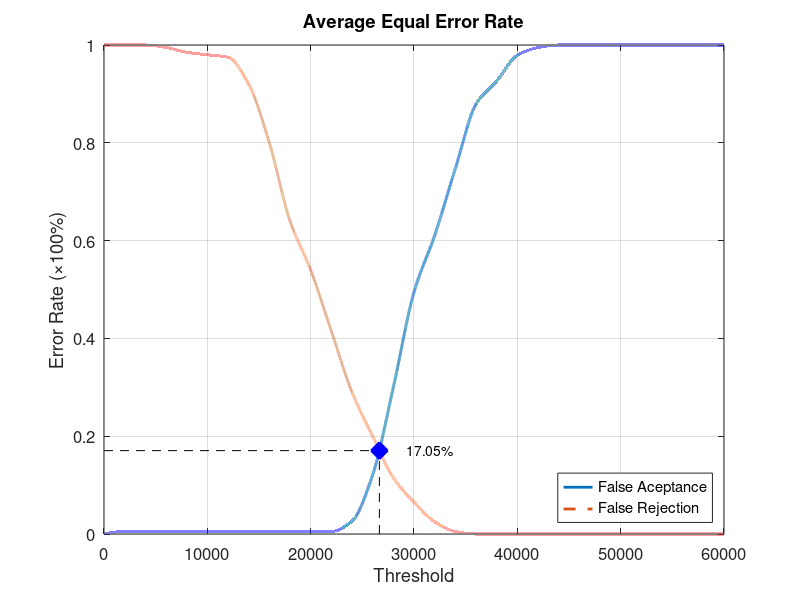
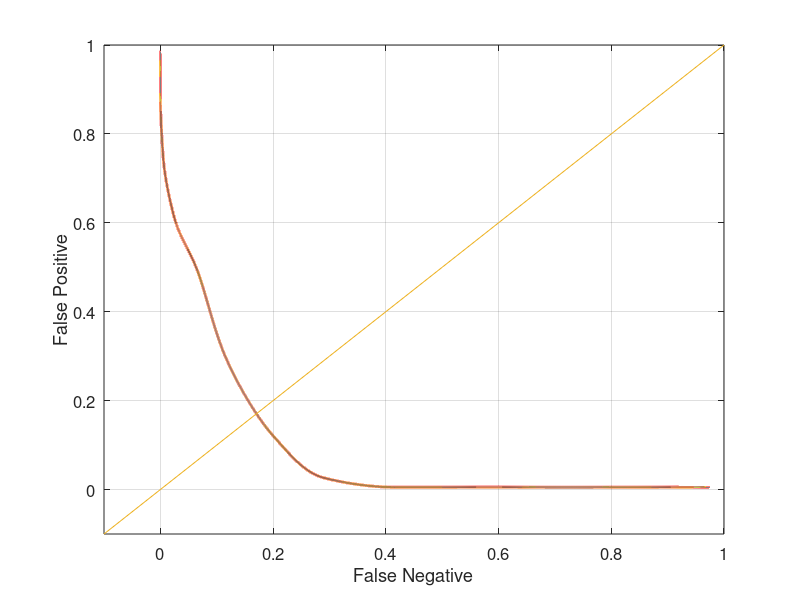

The MATLAB source for these figures, in order:
function yEER = Database1_4
close all;
clear;
clc;
x = 0:2000:60000;
xq = 0:0.5:60000;

y0 = [0 0.00526316 0.00526316 0.00526316 0.00526316 0.00526316 0.00526316 0.00526316 0.00526316 0.00526316 0.00526316 0.00526316 0.0263158 0.121053 0.3 0.494737 0.610526 0.747368 0.878947 0.926316 0.978947 0.994737 1 1 1 1 1 1 1 1 1];
yy0 = interp1(x, y0, xq, 'pchip');
y1 = [1 1 1 0.995 0.985 0.98 0.975 0.92 0.8 0.64 0.54 0.415 0.29 0.2 0.115 0.065 0.025 0.005 0 0 0 0 0 0 0 0 0 0 0 0 0];
yy1 = interp1(x, y1, xq, 'pchip');

% Calculating EER: 
y2 = abs(y0 - y1);
find(y2 == min(y2))
yy2 = abs(yy0 - yy1);
xEER = find(yy2 == min(yy2));
xEERIndex = xq(xEER) % X-axis EER
yEER = yy0(xEER) % Y-axis EER

main = figure
plot(xq, yy0,'-','LineWidth', 2);	hold on
plot(xq, yy1,'--','LineWidth', 2);	hold on
plot([xEERIndex xEERIndex], [0 yEER], 'k--');	hold on
plot([0 xEERIndex], [yEER yEER], 'k--');	hold on
plot(xEERIndex, yEER, 'bx', 'LineWidth', 10);	hold on
text(xEERIndex + 10 * xEERIndex / 100, yEER, [num2str(round((10000 * yEER)) / 100) '%'])
legend('False Aceptance', 'False Rejection', 'Location', 'SouthEast')
xlabel('Threshold')
ylabel('Error Rate (\times100%)')
title('Average Equal Error Rate')
set(gca, 'FontSize', 12)
axis([0 60000 0 1])
grid on

print(main, 'Database1_4Main', '-dpng');
FNRxFPR = figure('Color', [1 1 1]);
plot(yy1, yy0, '-', yy1, yy0, 'LineWidth', 2);
hold on
y = -0.1:0.1:1
plot(y, y); 
set(gca, 'FontSize', 12)
xlabel('False Negative')
ylabel('False Positive')
axis([-0.1 1 -0.1 1])
set(gca, 'FontSize', 12)
grid on

print(FNRxFPR, 'Database1_4FNRxFPR','-dpng');
end
